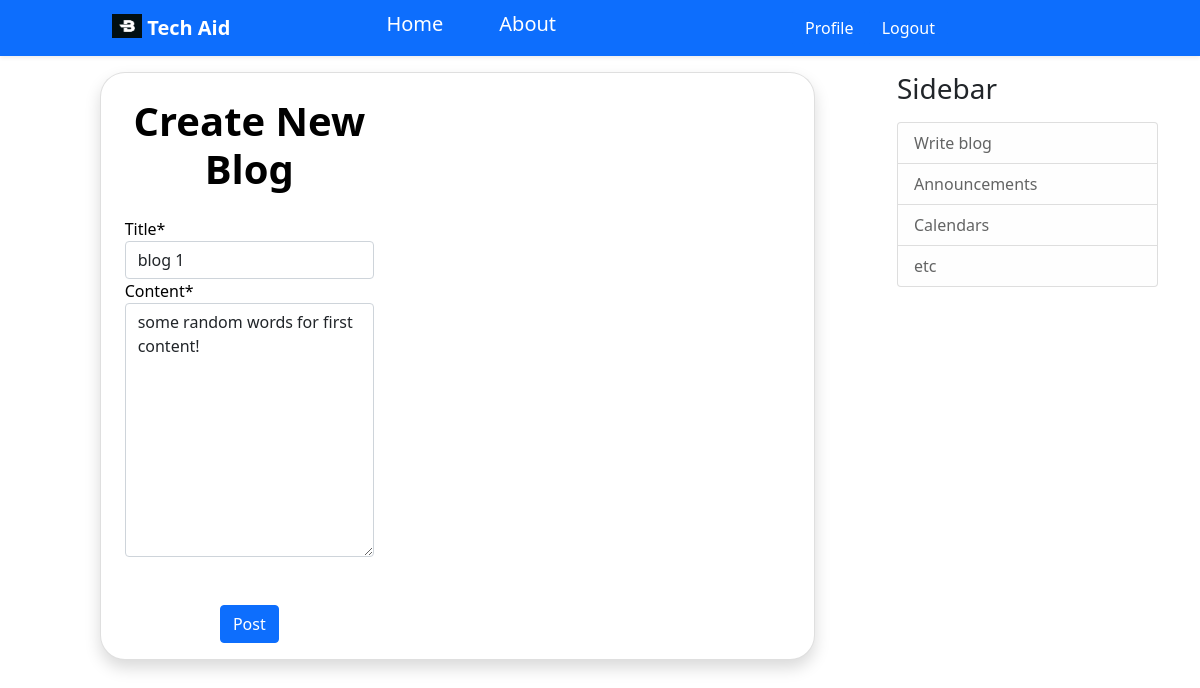
Page /post/1/update/ (signed in) on the earlier database version.
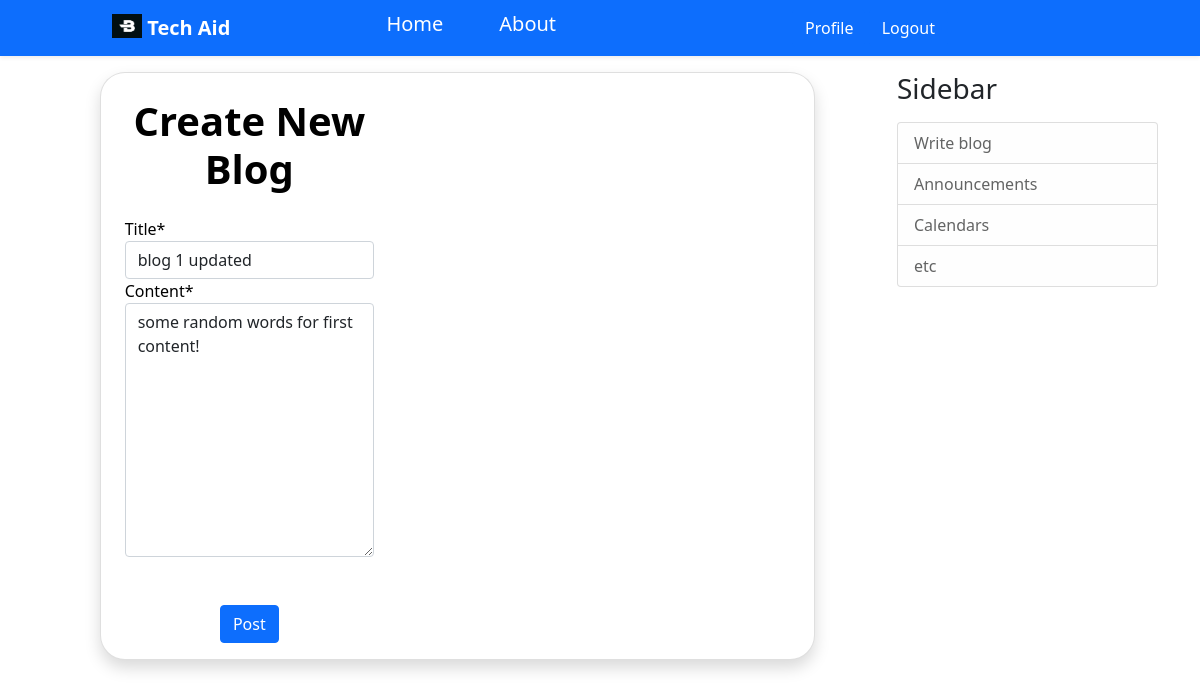
Same page on the later database version.
### blog/models.py (models this page shows, shortened)
class postblog(models.Model):
    title=models.CharField(max_length=50)
    content=models.TextField()
    date_posted=models.DateField(default=timezone.now)
    user=models.ForeignKey(User, on_delete=models.CASCADE)

### blog/views.py (the view, shortened to what this page needs)
# urls.py: path('post/<int:pk>/update/',postblogUpdateView.as_view(),name="blog-update"),
class postblogUpdateView(LoginRequiredMixin, UserPassesTestMixin, UpdateView):
    model = postblog
    template_name = "blog/post_create.html"
    fields = (
        'title',
        'content',
    )
    def test_func(self):
        post=self.get_object()
        if self.request.user == post.user:
            return True
        return False

### blog/templates/blog/post_create.html (shortened to what this page needs)
{% extends 'blog/base.html' %}
{% load crispy_forms_tags %}
{%block content%}
<section class="vh-90" >
  <div class="container h-90">
    <div class="row d-flex justify-content-center align-items-center h-90">
      <div class="col-lg-12 col-xl-11">
        <div class="card shadow text-black" style="border-radius: 25px;">
            <div class="col-md-10 col-lg-6 col-xl-5 order-2 order-lg-1">
            <p class="text-center h1 fw-bold mb-4 mx-1 mx-md-4 mt-4">Create New Blog</p>
            <div class="container">
                <form method="POST">
                  {{form|crispy}}
                  <div class="d-flex justify-content-center my-5 mb-3 mb-lg-3">
                    <input class="btn btn-primary" type="submit" role="button" value="Post">
                  </div>
                </form>
            </div>
            </div>
        </div>
      </div>
    </div>
  </div>
</section>
{%endblock content%}

Differences in the rows shown:
changed postblog "some random words for first content!": title "blog 1" → "blog 1 updated"
